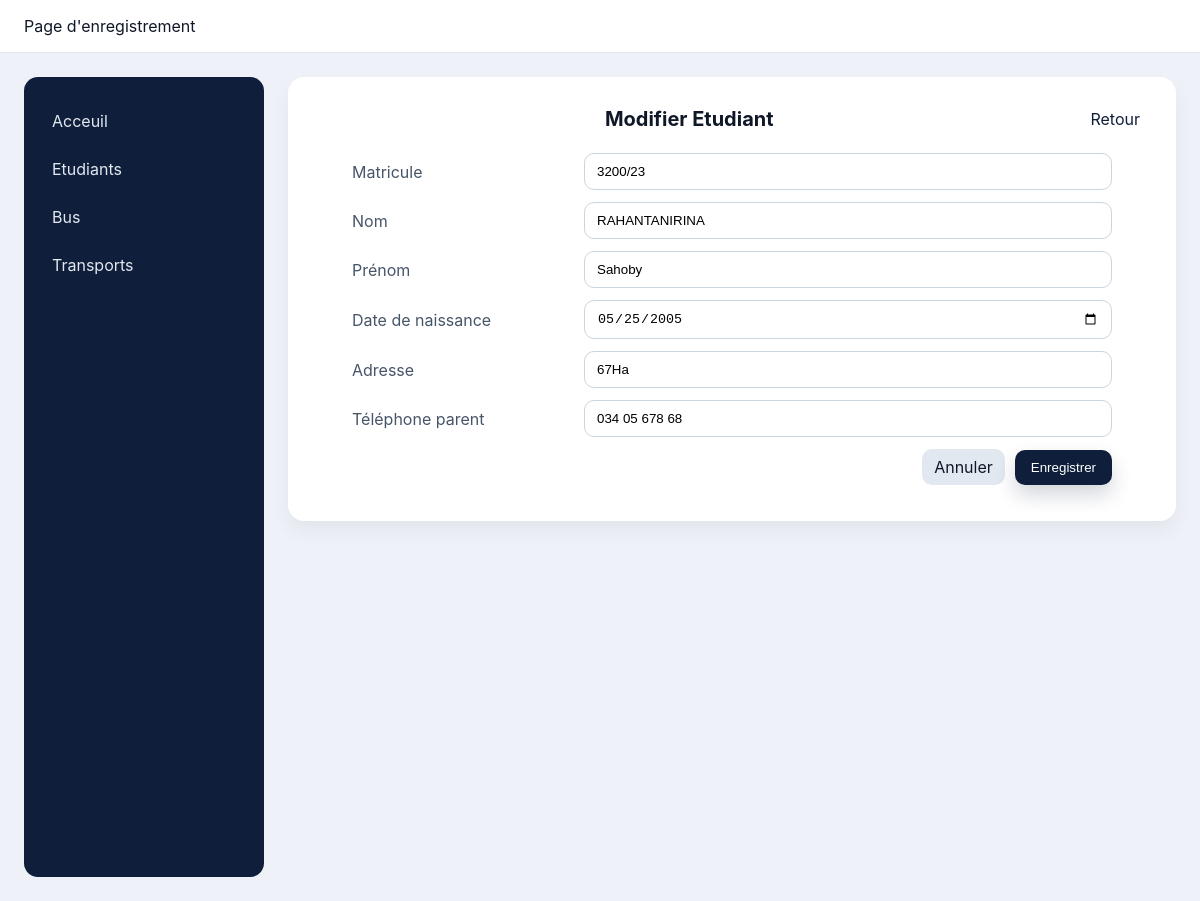
Page /etudiants/3200/23/edit/ on the committed database.
### trans/models.py (models this page shows)
class Etudiant(models.Model):
    matrE = models.CharField(max_length=20, primary_key=True)
    nomE = models.CharField(max_length=50)
    prenomE = models.CharField(max_length=50)
    dateN = models.DateField()
    adresse = models.CharField(max_length=255)
    telParent = models.CharField(max_length=15)

### trans/views.py (the view, shortened to what this page needs)
# urls.py: path('etudiants/<path:pk>/edit/', views.etudiant_update, name='etudiant_update'),
def etudiant_update(request, pk: str):
    item = get_object_or_404(Etudiant, pk=pk)
    return render(request, 'etudiant/form.html', { 'item': item })

### trans/templates/etudiant/form.html (shortened to what this page needs)
{% extends 'layout/base.html' %}
{% block content %}
<div class="container">
  <div class="page-header">
    <div class="page-title">{% if item %}Modifier{% else %}Créer{% endif %} Etudiant</div>
    <div class="actions">
      <a class="btn-outline" href="{% url 'etudiant_list' %}">Retour</a>
    </div>
  </div>
  <form method="post">
    <div>
      <label>Matricule</label>
      <input name="matrE" value="{{ item.matrE }}" {% if item %}readonly{% endif %} required>
    </div>
    <div>
      <label>Nom</label>
      <input name="nomE" value="{{ item.nomE }}" required>
    </div>
    <div>
      <label>Prénom</label>
      <input name="prenomE" value="{{ item.prenomE }}" required>
    </div>
    <div>
      <label>Date de naissance</label>
      <input type="date" name="dateN" value="{{ item.dateN|date:'Y-m-d' }}" required>
    </div>
    <div>
      <label>Adresse</label>
      <input name="adresse" value="{{ item.adresse }}">
    </div>
    <div>
      <label>Téléphone parent</label>
      <input name="telParent" value="{{ item.telParent }}">
    </div>
    <div class="btn-row">
      <a class="btn-secondary" href="{% url 'etudiant_list' %}">Annuler</a>
      <button class="btn-primary" type="submit">Enregistrer</button>
    </div>
  </form>
</div>
{% endblock %}

### static/css/style.css (style rules this page uses)
:root { --primary: #0f1e3a; --primary-600: #122757; --muted: #475569; --bg: #eef1f7; --surface: #ffffff; --ring: #cbd5e1; --radius: 12px; }
* { box-sizing: border-box; }
html, body { height: 100%; }
body { font-family: Inter, Arial, sans-serif; margin: 0; background: var(--bg); color: #101828; }
.btn-primary { justify-self: end; background: var(--primary); color: #fff; padding: 10px 16px; border-radius: 10px; text-decoration: none; display: inline-flex; align-items: center; gap: 8px; box-shadow: 0 10px 20px rgba(15, 30, 58, 0.18); transition: transform 0.08s ease, box-shadow 0.2s ease; }
.btn-secondary { background: #e2e8f0; color: #0f172a; padding: 8px 12px; border-radius: 10px; text-decoration: none; display: inline-flex; align-items: center; gap: 8px; }
.btn-outline { background: transparent; color: var(--primary); padding: 8px 12px; border-radius: 10px; border: 1px solid var(--primary); text-decoration: none; display: inline-flex; align-items: center; gap: 8px; }
form { max-width: 760px; margin: 0 auto; }
form div { margin-bottom: 12px; display: flex; align-items: center; gap: 12px; }
form label { width: 220px; color: var(--muted); }
input, select { flex: 1; padding: 10px 12px; border: 1px solid var(--ring); border-radius: 10px; outline: none; transition: box-shadow 0.15s ease, border-color 0.15s ease; }
button, .btn-primary, .btn-secondary, .btn-danger, .btn-outline { cursor: pointer; border: none; }
.btn-row { display: flex; justify-content: flex-end; gap: 10px; margin-top: 12px; }
.ripple { position: relative; overflow: hidden; }
.ripple:after { content: ""; position: absolute; inset: 0; background: radial-gradient(circle at var(--x) var(--y), rgba(255, 255, 255, 0.35), rgba(255, 255, 255, 0) 50%); opacity: 0; transition: opacity 0.6s ease; }
.container { width: 100%; }
.page-header { display: flex; justify-content: space-between; align-items: center; gap: 12px; margin-bottom: 16px; }
.page-title { font-size: 20px; font-weight: 700; text-align: center; flex: 1; }
.actions { display: flex; gap: 8px; }

### rows in the picture
Etudiant: matrE "3200/23", nomE "RAHANTANIRINA", prenomE "Sahoby", dateN "05/25/2005", adresse "67Ha", telParent "034 05 678 68"
